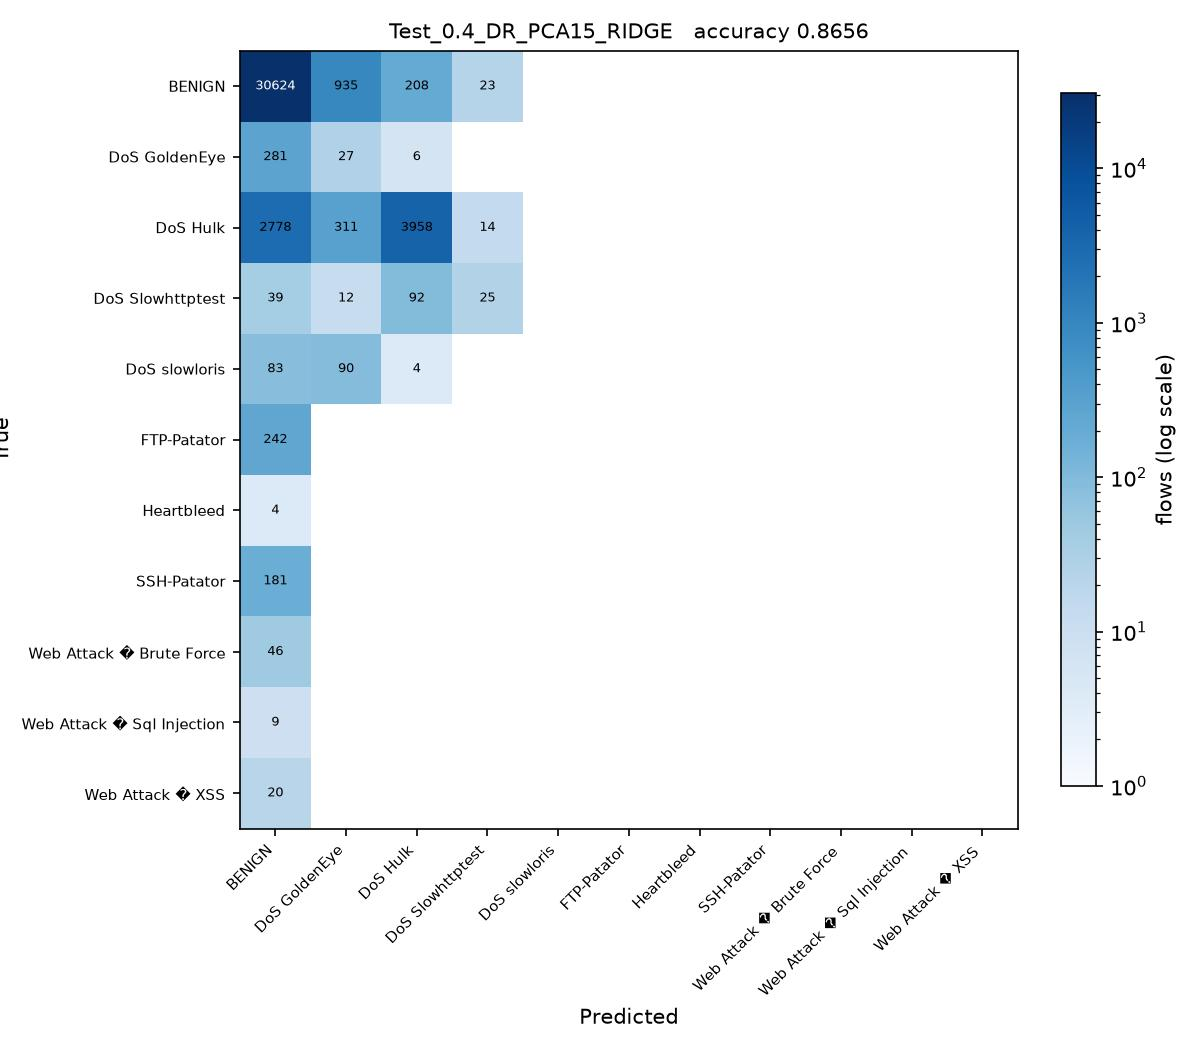

Recreate this plot in Python.
# Test_0.4_DR_PCA15_RIDGE.py
#
# Test size 0.4  |  PCA, 15 components  |  Ridge Regression (sheet #3)
#
# This is SGDC_60_40.py with the changes marked CHANGE below and nothing else.

import os
from pathlib import Path

# CHANGE 1: find the folder holding the three CSV files and run from there, so
# the plain file names below resolve no matter where this script is started
# from or how deeply it sits inside the project folder.
HERE = Path(__file__).resolve().parent
for PROJECT in [HERE, *HERE.parents]:
    if (PROJECT / 'Tuesday-WorkingHours.pcap_ISCX.csv').exists():
        os.chdir(PROJECT)
        break
else:
    raise SystemExit('Put this folder inside the folder that holds the three '
                     'CIC-IDS2017 CSV files, then run the script again.')
import numpy as np
import pandas as pd

df1 = pd.read_csv('Tuesday-WorkingHours.pcap_ISCX.csv', low_memory=True)
df2 = pd.read_csv('Wednesday-workingHours.pcap_ISCX.csv', low_memory=True)
df3 = pd.read_csv('Thursday-WorkingHours-Morning-WebAttacks.pcap_ISCX.csv', low_memory=True)

dataset = pd.concat([df1, df2, df3], ignore_index=True)

dataset.columns = dataset.columns.str.strip()

# CHANGE 2: a stratified sample of 100000 flows, the same for every run.
# Gradient Boosting builds one tree per class per stage on a single core, so all
# 1.3 million flows would take hours per script. At least 50 flows of every
# class are kept, so the rare attacks stay in the split.
label = dataset.columns[-1]
dataset = pd.concat(
    [g.sample(n=min(len(g), max(50, round(100000 * len(g) / len(dataset)))), random_state=0)
     for _, g in dataset.groupby(label)],
    ignore_index=True
)

X = dataset.iloc[:, :-1]
y = dataset.iloc[:, -1]

X = X.apply(pd.to_numeric, errors='coerce')

X.replace([np.inf, -np.inf], np.nan, inplace=True)

from sklearn.impute import SimpleImputer

imputer = SimpleImputer(missing_values=np.nan, strategy='mean')
X = imputer.fit_transform(X)

from sklearn.preprocessing import LabelEncoder

labelencoder_y = LabelEncoder()
y = labelencoder_y.fit_transform(y)

from sklearn.model_selection import train_test_split

X_train, X_test, y_train, y_test = train_test_split(
    X,
    y,
    test_size=0.4,   # CHANGE 3: test size
    random_state=0,
    stratify=y
)

# CHANGE 4: PCA, from PCA_LDA_KErnel_PCA_CODE.pdf (fit only on training data)
from sklearn.decomposition import PCA

pca = PCA(n_components=15)
X_train = pca.fit_transform(X_train)
X_test = pca.transform(X_test)

# CHANGE 5: Ridge Regression (sheet #3) in place of SGDClassifier
from sklearn.linear_model import Ridge

# Ridge is a regression model, used here exactly as the sheet writes
# it. Its numeric output is turned into a class after predict below.
classifier = Ridge(alpha=1.0)

classifier.fit(X_train, y_train)

y_pred = classifier.predict(X_test) 

# CHANGE 5b: Ridge predicts a number such as 3.4, not a class. Round it to the
# nearest class code and keep it inside the valid codes (0 to 10), so the
# confusion matrix and the scores below can be computed.
y_pred = np.clip(np.rint(y_pred), 0, len(labelencoder_y.classes_) - 1).astype(int)

from sklearn.metrics import confusion_matrix
from sklearn.metrics import accuracy_score
from sklearn.metrics import precision_score
from sklearn.metrics import recall_score
from sklearn.metrics import f1_score
from sklearn.metrics import classification_report

cm = confusion_matrix(y_test, y_pred)

print("Confusion Matrix:\n")
print(cm)

print("\nAccuracy : {:.4f}".format(accuracy_score(y_test, y_pred)))
print("\nPrecision : {:.4f}".format(precision_score(y_test, y_pred, average='weighted')))
print("\nRecall : {:.4f}".format(recall_score(y_test, y_pred, average='weighted')))
print("\nF1 Score : {:.4f}".format(f1_score(y_test, y_pred, average='weighted')))

print("\nClassification Report:\n")
print(classification_report(y_test, y_pred))

# CHANGE 6: save the confusion matrix as Test_0.4_DR_PCA15_RIDGE.jpg and record the result
import matplotlib
matplotlib.use('Agg')
import matplotlib.pyplot as plt
from matplotlib.colors import LogNorm

here = HERE                     # the folder this script sits in
names = [str(c) for c in labelencoder_y.classes_]
fig, ax = plt.subplots(figsize=(8, 7))
im = ax.imshow(cm, cmap='Blues', norm=LogNorm(vmin=1))
ax.set_xticks(range(len(names)), names, rotation=45, ha='right', fontsize=7)
ax.set_yticks(range(len(names)), names, fontsize=7)
ax.set_xlabel('Predicted')
ax.set_ylabel('True')
ax.set_title('Test_0.4_DR_PCA15_RIDGE   accuracy {:.4f}'.format(accuracy_score(y_test, y_pred)), fontsize=10)
for i in range(cm.shape[0]):
    for j in range(cm.shape[1]):
        if cm[i, j]:
            ax.text(j, i, cm[i, j], ha='center', va='center', fontsize=6,
                    color='white' if cm[i, j] > cm.max() / 3 else 'black')
fig.colorbar(im, ax=ax, fraction=0.04, label='flows (log scale)')
fig.tight_layout()
fig.savefig(here / 'Test_0.4_DR_PCA15_RIDGE.jpg', dpi=150)
plt.close(fig)

row = pd.DataFrame([{
    'Test': 0.4, 'DR': 'PCA15', 'Clas': 'RIDGE',
    'Acc': round(accuracy_score(y_test, y_pred), 4),
    'Pre': round(precision_score(y_test, y_pred, average='weighted'), 4),
    'Rec': round(recall_score(y_test, y_pred, average='weighted'), 4),
    'F1': round(f1_score(y_test, y_pred, average='weighted'), 4),
    'script': 'Test_0.4_DR_PCA15_RIDGE',
}])
# one file per run, so several scripts can run at the same time without
# overwriting each other. 21_run_45_mix.py merges them into the Excel sheet.
out = PROJECT / 'results' / 'parts_mix' / 'Test_0.4_DR_PCA15_RIDGE.csv'
out.parent.mkdir(parents=True, exist_ok=True)
row.to_csv(out, index=False)
